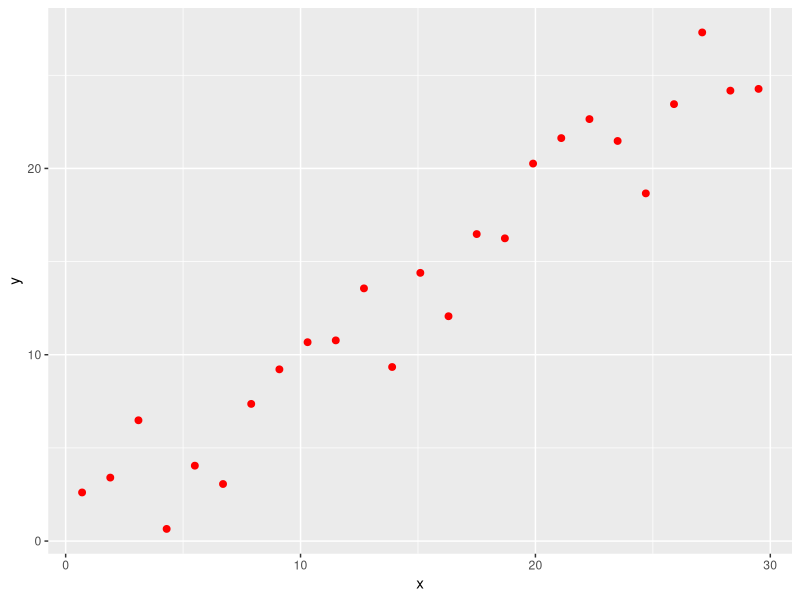

Generate this figure with R:
# simple file 

library(ggplot2)
m <- .8
b <-  1
x <- seq(from = .7, to = 30, by = 1.2)
s <- 3
e <- s*rnorm(length(x))

y <- m*x + b + e

# this line was written in test
# this is a second line 

dat <- as.data.frame(cbind(x,y))

p <- ggplot(data=dat, aes(x,y)) 

p + geom_point(color="red", size=2)

